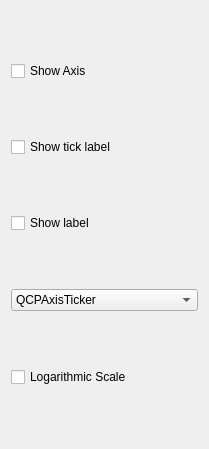
                                                <widget class="QWidget" name="scrollAreaWidgetContents">
                                                    <property name="geometry">
                                                        <rect>
                                                            <x>0</x>
                                                            <y>0</y>
                                                            <width>209</width>
                                                            <height>449</height>
                                                        </rect>
                                                    </property>
                                                    <layout class="QGridLayout" name="gridLayout_6">
                                                        <item row="3" column="0">
                                                            <widget class="QComboBox"
                                                                    name="comboBox_xAxis_QCPAxisTicker">
                                                                <item>
                                                                    <property name="text">
                                                                        <string>QCPAxisTicker</string>
                                                                    </property>
                                                                </item>
                                                                <item>
                                                                    <property name="text">
                                                                        <string>QCPAxisTickerPi</string>
                                                                    </property>
                                                                </item>
                                                                <item>
                                                                    <property name="text">
                                                                        <string>QCPAxisTickerDateTime</string>
                                                                    </property>
                                                                </item>
                                                                <item>
                                                                    <property name="text">
                                                                        <string>QCPAxisTickerFixed</string>
                                                                    </property>
                                                                </item>
                                                                <item>
                                                                    <property name="text">
                                                                        <string>QCPAxisTickerLog</string>
                                                                    </property>
                                                                </item>
                                                                <item>
                                                                    <property name="text">
                                                                        <string>QCPAxisTickerText</string>
                                                                    </property>
                                                                </item>
                                                                <item>
                                                                    <property name="text">
                                                                        <string>QCPAxisTickerTime</string>
                                                                    </property>
                                                                </item>
                                                            </widget>
                                                        </item>
                                                        <item row="1" column="0">
                                                            <widget class="QCheckBox"
                                                                    name="checkBox_xAxis_setTickLabels">
                                                                <property name="text">
                                                                    <string>Show tick label</string>
                                                                </property>
                                                            </widget>
                                                        </item>
                                                        <item row="0" column="0">
                                                            <widget class="QCheckBox" name="checkBox_xAxis_setVisible">
                                                                <property name="text">
                                                                    <string>Show Axis</string>
                                                                </property>
                                                                <property name="checked">
                                                                    <bool>false</bool>
                                                                </property>
                                                            </widget>
                                                        </item>
                                                        <item row="4" column="0">
                                                            <widget class="QCheckBox"
                                                                    name="checkBox_xAxis_LogarithmicScale">
                                                                <property name="text">
                                                                    <string>Logarithmic Scale</string>
                                                                </property>
                                                                <property name="checkable">
                                                                    <bool>true</bool>
                                                                </property>
                                                            </widget>
                                                        </item>
                                                        <item row="2" column="0">
                                                            <widget class="QCheckBox" name="checkBox">
                                                                <property name="text">
                                                                    <string>Show label</string>
                                                                </property>
                                                            </widget>
                                                        </item>
                                                    </layout>
                                                </widget>
